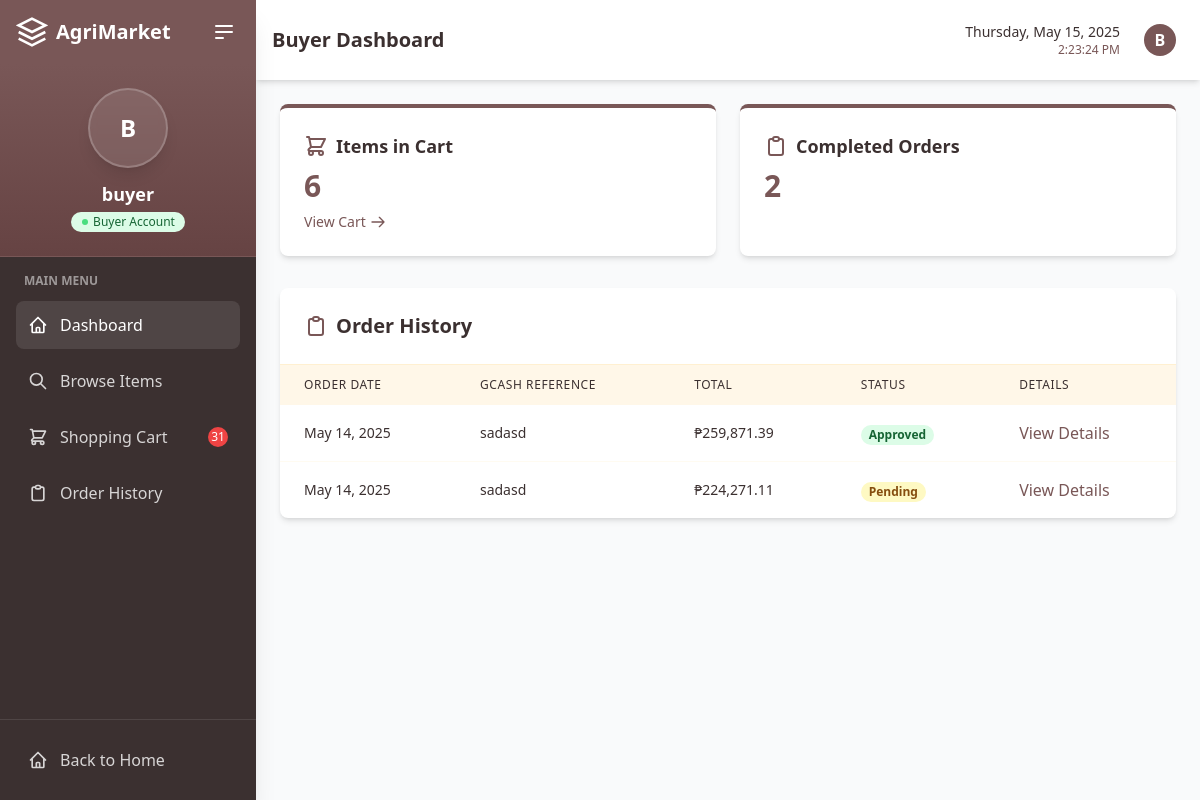
Before: /buyer/dashboard/ (signed in) with the older database file.
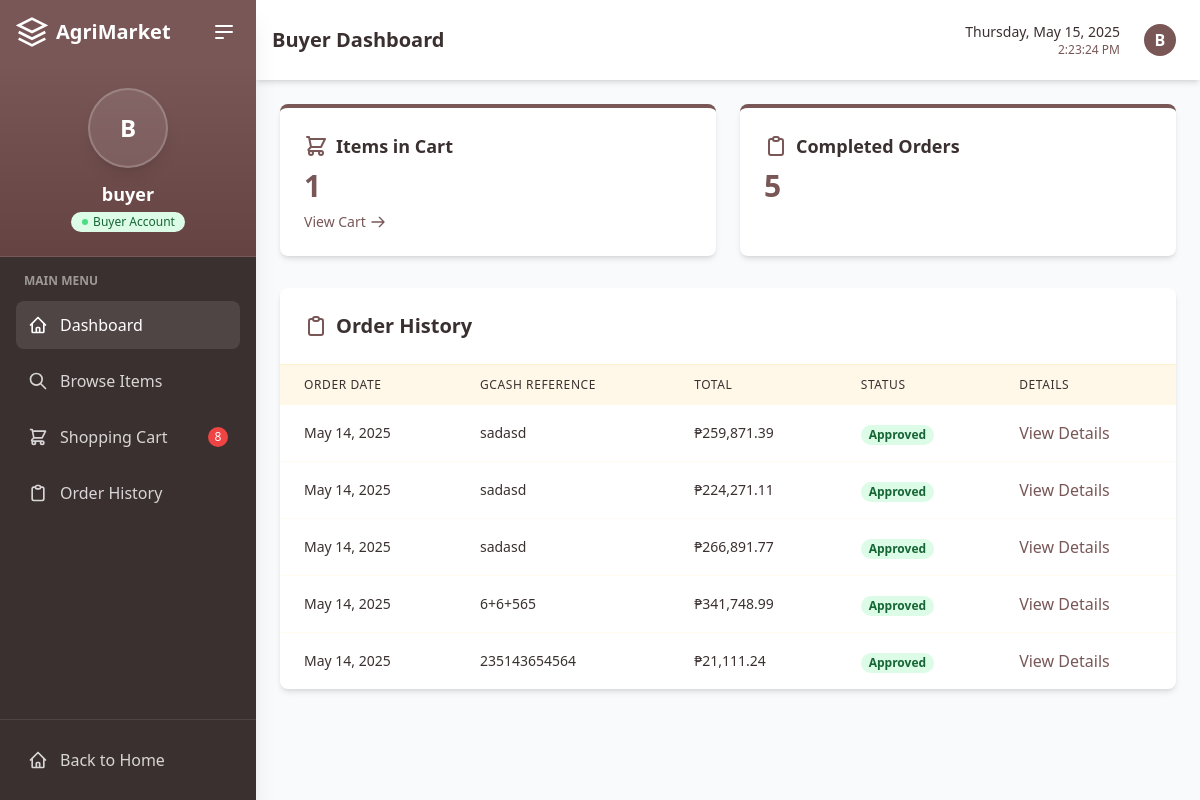
After: the same page with the newer database file.
### marketplace/models.py (models this page shows, shortened)
class Cart(models.Model):
    buyer = models.ForeignKey(User, on_delete=models.CASCADE, limit_choices_to={'is_buyer': True})
    created_at = models.DateTimeField(auto_now_add=True)
    available = models.BooleanField(default=True)
    def total_price(self):
        return sum(item.total_price() for item in self.items.all())
    def total_quantity(self):
        if not self.available:
            return 0
        return sum(item.quantity for item in self.items.all())
    @classmethod
    def get_cart_for_user(cls, user):
        if not user.is_authenticated or not user.is_buyer:
            return None
        try:
            cls.objects.filter(buyer=user, available=False).update(available=False)
            carts = cls.objects.filter(buyer=user, available=True)
            if carts.count() > 1:
                latest_cart = carts.order_by('-created_at').first()
                carts.exclude(id=latest_cart.id).update(available=False)
                return latest_cart
            elif carts.exists():
                return carts.first()
            else:
                return cls.objects.create(buyer=user, available=True)
        except Exception:
            carts = cls.objects.filter(buyer=user)
            if carts.count() > 1:
                latest_cart = carts.order_by('-created_at').first()
                return latest_cart
            elif carts.exists():
                return carts.first()
            else:
                return cls.objects.create(buyer=user)

class Payment(models.Model):
    STATUS_CHOICES = (
        ('pending', 'Pending'),
        ('approved', 'Approved'),
        ('rejected', 'Rejected'),
    )
    cart = models.OneToOneField(Cart, on_delete=models.CASCADE)
    buyer = models.ForeignKey(User, on_delete=models.CASCADE, related_name='payments')
    gcash_reference = models.CharField(max_length=100)
    proof_screenshot = models.ImageField(upload_to='gcash_proofs/')
    paid_at = models.DateTimeField(auto_now_add=True)
    status = models.CharField(max_length=10, choices=STATUS_CHOICES, default='pending')
    verified = models.BooleanField(default=False)  # Keeping for backward compatibility
    approved_by = models.ForeignKey(User, on_delete=models.SET_NULL, null=True, blank=True, related_name='approved_payments')
    approved_at = models.DateTimeField(null=True, blank=True)
    notes = models.TextField(blank=True, null=True)

class CartItem(models.Model):
    cart = models.ForeignKey(Cart, on_delete=models.CASCADE, related_name='items')
    item = models.ForeignKey(Item, on_delete=models.CASCADE)
    quantity = models.PositiveIntegerField(default=1)
    def total_price(self):
        return self.item.price * self.quantity

class Item(models.Model):
    SELL_CATEGORY = (
        ('livestock', 'Livestock'),
        ('poultry', 'Poultry'),
    )
    seller = models.ForeignKey(User, on_delete=models.CASCADE, limit_choices_to={'is_seller': True})
    name = models.CharField(max_length=100)
    description = models.TextField()
    category = models.CharField(max_length=10, choices=SELL_CATEGORY)
    price = models.DecimalField(max_digits=10, decimal_places=2)
    available = models.BooleanField(default=True)
    image = models.ImageField(upload_to='item_images/', blank=True, null=True)
    created_at = models.DateTimeField(auto_now_add=True)

### marketplace/views.py (the view)
# urls.py: path('buyer/dashboard/', views.buyer_dashboard, name='buyer_dashboard'),
@login_required
def buyer_dashboard(request):
    if not request.user.is_buyer:
        return redirect('home')
    cart = Cart.get_cart_for_user(request.user)
    payments = Payment.objects.filter(buyer=request.user)
    return render(request, 'buyer/dashboard.html', {
        'cart': cart,
        'payments': payments
    })

### marketplace/context_processors.py (called while the page is built, shortened)
def cart_processor(request):
    if request.user.is_authenticated and request.user.is_buyer:
        cart = Cart.get_cart_for_user(request.user)
        cart_quantity = cart.total_quantity() if cart else 0
        return {
            'active_cart': cart,
            'cart': cart,  # Add cart directly for templates that use cart.items.count
            'cart_quantity': cart_quantity
        }
    return {
        'active_cart': None,
        'cart': None,
        'cart_quantity': 0
    }

def notification_processor(request):
    return {
        'unread_notifications_count': 0,
        'recent_notifications': []
    }

### marketplace/templatetags/currency_filters.py (called while the page is built)
@register.filter(name='currency')
def currency(value):
    if value is None:
        return "₱0.00"
    try:
        value = Decimal(str(value))
        formatted_value = '{:,.2f}'.format(value)
        return f"₱{formatted_value}"
    except (ValueError, TypeError):
        return "₱0.00"

### templates/buyer/dashboard.html (shortened to what the changed rows need)
{% extends 'buyer/buyer_base.html' %}
{% load currency_filters %}
{% block page_title %}Buyer Dashboard{% endblock %}
{% block dashboard_content %}
    <div class="grid grid-cols-1 md:grid-cols-2 gap-6 mb-8">
        <div class="bg-white p-6 rounded-lg shadow-md border-t-4 border-agri-brown transform transition-all duration-300 hover:shadow-lg hover:-translate-y-1">
            <div class="flex items-center mb-2">
                <h2 class="text-lg font-semibold text-agri-brown-darker">Items in Cart</h2>
            </div>
            <p class="text-3xl font-bold text-agri-brown">{{ cart.items.count }}</p>
            {% if cart.items.count > 0 %}
            <a href="{% url 'view_cart' %}" class="text-agri-brown hover:underline text-sm flex items-center mt-2">
                <span>View Cart</span>
                <svg xmlns="http://www.w3.org/2000/svg" class="h-4 w-4 ml-1" fill="none" viewBox="0 0 24 24" stroke="currentColor">
                    <path stroke-linecap="round" stroke-linejoin="round" stroke-width="2" d="M14 5l7 7m0 0l-7 7m7-7H3" />
                </svg>
            </a>
            {% endif %}
        </div>
        <div class="bg-white p-6 rounded-lg shadow-md border-t-4 border-agri-brown transform transition-all duration-300 hover:shadow-lg hover:-translate-y-1">
            <div class="flex items-center mb-2">
                <h2 class="text-lg font-semibold text-agri-brown-darker">Completed Orders</h2>
            </div>
            <p class="text-3xl font-bold text-agri-brown">{{ payments.count }}</p>
        </div>
    </div>
    <div class="bg-white rounded-lg shadow-md overflow-hidden">
        <div class="p-6 border-b border-agri-cream flex items-center">
            <h2 class="text-xl font-semibold text-agri-brown-darker">Order History</h2>
        </div>
        {% if payments %}
        <div class="overflow-x-auto">
            <table class="w-full">
                <thead class="bg-agri-cream/50">
                    <tr>
                        <th class="px-6 py-3 text-left text-xs font-medium text-agri-brown-darker uppercase tracking-wider">Order Date</th>
                        <th class="px-6 py-3 text-left text-xs font-medium text-agri-brown-darker uppercase tracking-wider">GCash Reference</th>
                        <th class="px-6 py-3 text-left text-xs font-medium text-agri-brown-darker uppercase tracking-wider">Total</th>
                        <th class="px-6 py-3 text-left text-xs font-medium text-agri-brown-darker uppercase tracking-wider">Status</th>
                        <th class="px-6 py-3 text-left text-xs font-medium text-agri-brown-darker uppercase tracking-wider">Details</th>
                    </tr>
                </thead>
                <tbody class="divide-y divide-agri-cream/30">
                    {% for payment in payments %}
                    <tr class="hover:bg-agri-cream/10 transition-colors">
                        <td class="px-6 py-4 whitespace-nowrap">
                            <div class="text-sm text-agri-brown-darker">{{ payment.paid_at|date:"M d, Y" }}</div>
                        </td>
                        <td class="px-6 py-4 whitespace-nowrap">
                            <div class="text-sm text-agri-brown-darker">{{ payment.gcash_reference }}</div>
                        </td>
                        <td class="px-6 py-4 whitespace-nowrap">
                            <div class="text-sm font-medium text-agri-brown-darker">{{ payment.cart.total_price|currency }}</div>
                        </td>
                        <td class="px-6 py-4 whitespace-nowrap">
                            {% if payment.status == 'approved' %}
                            <span class="px-2 inline-flex text-xs leading-5 font-semibold rounded-full bg-green-100 text-green-800">Approved</span>
                            {% elif payment.status == 'rejected' %}
                            <span class="px-2 inline-flex text-xs leading-5 font-semibold rounded-full bg-red-100 text-red-800">Rejected</span>
                            {% else %}
                            <span class="px-2 inline-flex text-xs leading-5 font-semibold rounded-full bg-yellow-100 text-yellow-800">Pending</span>
                            {% endif %}
                        </td>
                        <td class="px-6 py-4 whitespace-nowrap">
                            <button class="text-agri-brown hover:text-agri-brown-dark transition-colors"
                                    x-data="{}"
                                    @click="$dispatch('open-modal', 'order-{{ payment.id }}')">
                                View Details
                            </button>
                        </td>
                    </tr>
                    {% endfor %}
                </tbody>
            </table>
        </div>
        {% endif %}
    </div>
</div>
{% endblock %}

### templates/buyer/buyer_base.html (shortened to what the changed rows need)
<!DOCTYPE html>
<html lang="en">
<head>
    <script src="https://cdn.tailwindcss.com"></script>
</head>
<body class="bg-agri-cream">
    <div class="flex h-screen overflow-hidden" x-data="{
        sidebarOpen: window.innerWidth >= 768, // Use md breakpoint (768px)
        isMobile: window.innerWidth < 768,
        init() {
            // Handle window resize events
            window.addEventListener('resize', () => {
                const wasMobile = this.isMobile;
                this.isMobile = window.innerWidth < 768;
                // On desktop, always show sidebar
                if (window.innerWidth >= 768) {
                    if (!this.sidebarOpen) {
                        this.sidebarOpen = true;
                    }
                }
                // On mobile, hide sidebar by default
                if (wasMobile !== this.isMobile) {
                    if (this.isMobile && this.sidebarOpen) {
                        this.sidebarOpen = false;
                    }
                }
            });
        }
    }">
    <div class="relative flex flex-col flex-shrink-0 w-64 bg-agri-brown-darker text-white transition-all duration-300 shadow-xl"
         :class="{'w-64': sidebarOpen, 'w-20': !sidebarOpen, 'hidden': !sidebarOpen && isMobile}">
        <nav class="flex-1 overflow-y-auto p-4">
            <ul class="space-y-2">
                <li>
                    <a href="{% url 'view_cart' %}" class="flex items-center p-3 rounded-lg hover:bg-white/10 transition-colors {% if request.resolver_match.url_name == 'view_cart' %}bg-white/10 text-white{% else %}text-white/80{% endif %}">
                        <span class="ml-3" x-show="sidebarOpen">Shopping Cart</span>
                        {% if cart_quantity > 0 %}
                        <span id="sidebar-cart-count" class="cart-count ml-auto bg-red-500 text-white rounded-full w-5 h-5 flex items-center justify-center text-xs font-medium">
                            {{ cart_quantity }}
                        </span>
                        {% else %}
                        <span id="sidebar-cart-count" class="cart-count ml-auto bg-red-500 text-white rounded-full w-5 h-5 flex items-center justify-center text-xs font-medium" style="display: none;">
                            0
                        </span>
                        {% endif %}
                    </a>
                </li>
            </ul>
        </nav>
    </div>
    <div class="flex-1 overflow-hidden flex flex-col bg-gray-50">
        <div class="bg-white shadow-md p-4 flex justify-between items-center">
            <div class="flex items-center">
                <h1 class="text-xl font-bold text-agri-brown-darker">{% block page_title %}Buyer Dashboard{% endblock %}</h1>
            </div>
        </div>
        <div class="flex-1 overflow-y-auto p-6">
            {% block dashboard_content %}{% endblock %}
        </div>
    </div>
</body>
</html>

Changed rows visible on the page:
no longer on this page (row edited): Cart: items.count "6"
added Cart: items.count "1"
changed Payment (number 2 of 5 on the later page): status "Pending" → "Approved"
added Payment: paid_at "May 14, 2025", gcash_reference "sadasd", cart.total_price "₱266,891.77", status "Approved"
added Payment: paid_at "May 14, 2025", gcash_reference "6+6+565", cart.total_price "₱341,748.99", status "Approved"
added Payment: paid_at "May 14, 2025", gcash_reference "235143654564", cart.total_price "₱21,111.24", status "Approved"
Other visible differences:
{{ cart_quantity }}: "31" → "8"
{{ payments.count }}: "2" → "5"
